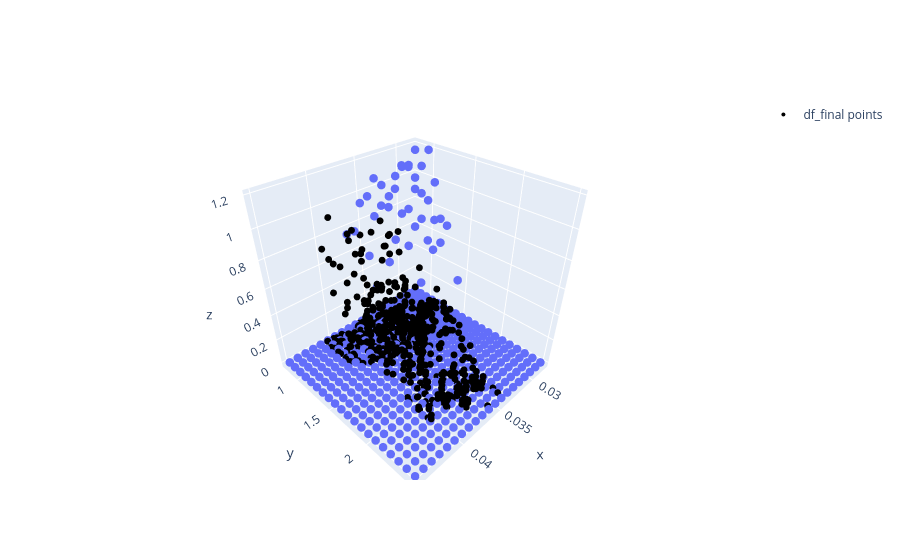

Notebook code for this chart:
### Code cell
fig1 = px.scatter_3d(
    df_rough,
    x="A",
    y="ratio_b_a",
    z="rel_std_u", 
    color_continuous_scale=px.colors.sequential.Bluered,
)
fig1.update_traces(marker_size=5)

# Extract the trace(s) from the first figure
fig = go.Figure(data=fig1.data)

# Second scatter (manual trace)
fig.add_trace(
    go.Scatter3d(
        x=df_ball["A"],
        y=df_ball["ratio_b_a"],
        z=df_ball["rel_std_u"],
        mode='markers',
        marker=dict(size=4, color='black'),
        name='df_final points'
    )
)

fig.show()

### Figure 1 — Plotly figure (JSON) as saved in the notebook; plotly's stock layout.template omitted (floating-point values rounded to 4 significant figures; data arrays with more than 128 entries replaced by an {"elided": "..."} marker saying what was removed)
{"data": [{"hovertemplate": "A=%{x}<br>ratio_b_a=%{y}<br>rel_std_u=%{z}<extra></extra>", "legendgroup": "", "marker": {"color": "#636efa", "size": 5, "symbol": "circle"}, "mode": "markers", "name": "", "scene": "scene", "showlegend": false, "type": "scatter3d", "x": {"elided": "2000 float values"}, "y": {"elided": "2000 float values"}, "z": {"elided": "2000 float values"}}, {"marker": {"color": "black", "size": 4}, "mode": "markers", "name": "df_final points", "type": "scatter3d", "x": {"elided": "720 float values"}, "y": {"elided": "720 float values"}, "z": {"elided": "720 float values"}}], "layout": {}}
